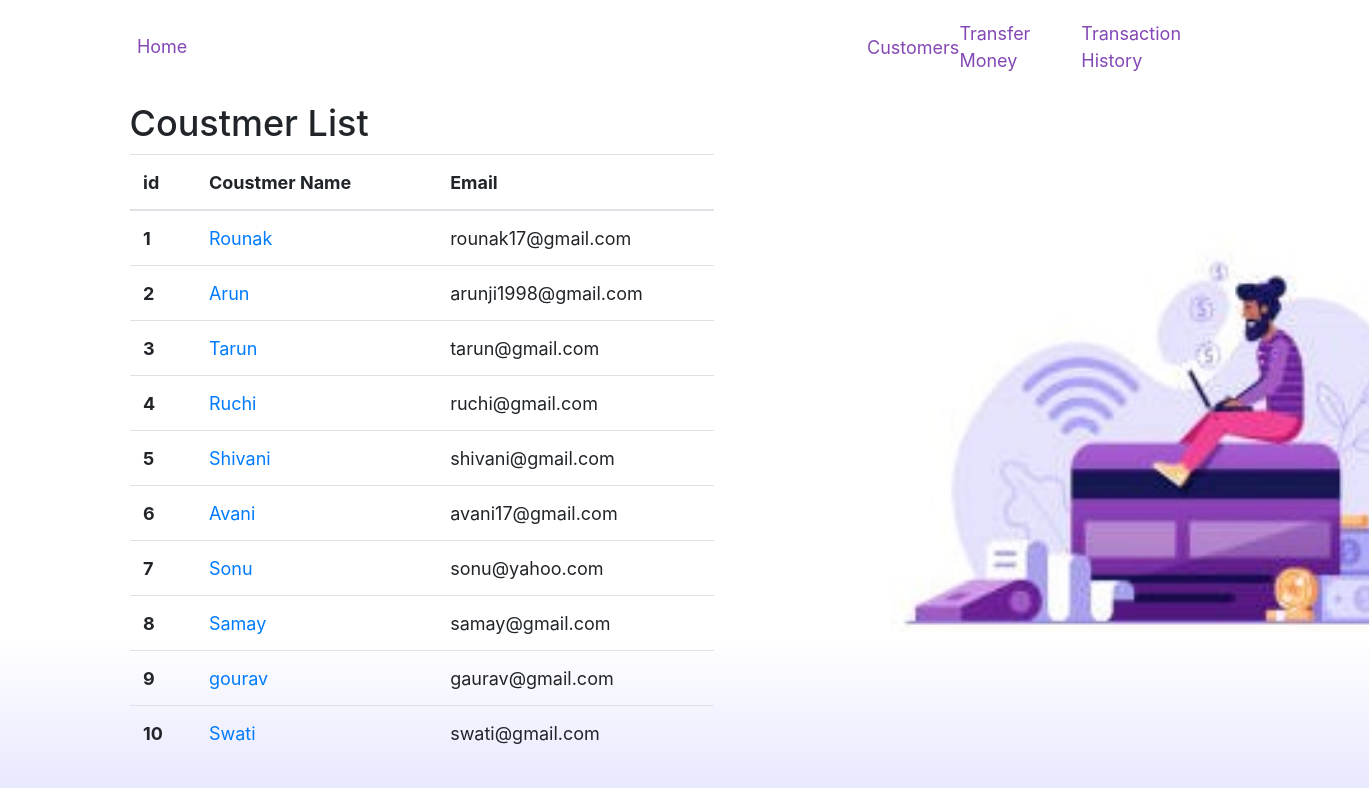
Screenshot of /customer/ with the database file from the repository.
### core/models.py (models this page shows)
class Customer(models.Model):
    name=models.CharField(max_length=100)
    mail=models.EmailField()
    balance=models.FloatField(default=0)

### core/views.py (the view)
# urls.py: path("customer/", views.customer ,name="customer"),
def customer(request):
    customer=Customer.objects.all()
    dict={
        'customer':customer
    }
    return render(request,"customers.html",dict)

### templates/customers.html (shortened to what this page needs)
{% extends 'base2.html' %}
{% block section %}
<section>
    <div class="container">
        <div class="row">
            <div class="info col-8 ">
            <h2>Coustmer List</h2>
                <table class="table table-hover">
                    <thead>
                        <tr>
                            <th scope="col" style="width: 5%">id</th>
                            <th scope="col" style="width: 25%">Coustmer Name</th>
                            <th scope="col" style="width: 15%">Email</th>
                        </tr>
                    </thead>
                    <tbody>
                    {% for i in customer %}
                       <tr>
                            <th scope="row">{{i.id}}</th>
                            <td><a href="{% url 'transfer' i.id %}" style="text-decoration: none;">{{i.name}}</a></td>
                            <td>{{i.mail}}</td>
                        </tr>
                        {% endfor %}
                    </tbody>
                </table>
            </div>
            <div class="col-4">
                <img src="/static/img/istockphoto-1157715407-612x612.jpg">
                </div>
            </div>
        </div>
</section>
{% endblock section %}

### templates/base2.html (shortened to what this page needs)
{% load static %}
<!doctype html>
<html lang="en">
  <head>
    <link rel="stylesheet" href="https://cdn.jsdelivr.net/npm/bootstrap@4.6.0/dist/css/bootstrap.min.css">
    <link rel="stylesheet" href="{% static 'myapps.css'%}">
  </head>
  <body>
<main>
      <nav>
        <a id="home" href="/">Home</a>
        <ul>
          <li><a class="links" href="/customer">Customers</a></li>
          <li><a class="links" href="/customer">Transfer Money</a></li>
          <li><a class="links" href="/history">Transaction History</a></li>
        </ul>
      </nav>
    {% block section %}{% endblock section %}
</main>
  </body>
</html>

### static/myapps.css (style rules this page uses)
* { padding: 0; margin: 0; font-size:18px; }
main { background: linear-gradient(180deg, #FFFFFF 79.48%, #E6E6FE 100%); height: 100vh; }
img { width: 554px; height:400px; margin-top: 40%; margin-right: 0; margin-left:0%; }
.info { margin-top: 10px; }

### templates/base2.html (style rules this page uses)
nav { width: 80%; margin: auto; min-height: 10vh; display: flex; justify-content: space-between; align-items: center; }
nav ul { align-items: center; margin-top: 20px; display: flex; justify-content: space-between; flex: 1; list-style: none; }
nav ul li .links { color: #8448B5; text-decoration: none; }
#home { color: #8448B5; text-decoration: none; flex: 2; }

### templates/customers.html (style rules this page uses)
.table { width: 80%; }

### rows the page displays
Customer: id "1", name "Rounak", mail "rounak17@gmail.com"
Customer: id "2", name "Arun", mail "arunji1998@gmail.com"
Customer: id "3", name "Tarun", mail "tarun@gmail.com"
Customer: id "4", name "Ruchi", mail "ruchi@gmail.com"
Customer: id "5", name "Shivani", mail "shivani@gmail.com"
Customer: id "6", name "Avani", mail "avani17@gmail.com"
Customer: id "7", name "Sonu", mail "sonu@yahoo.com"
Customer: id "8", name "Samay", mail "samay@gmail.com"
Customer: id "9", name "gourav", mail "gaurav@gmail.com"
Customer: id "10", name "Swati", mail "swati@gmail.com"
